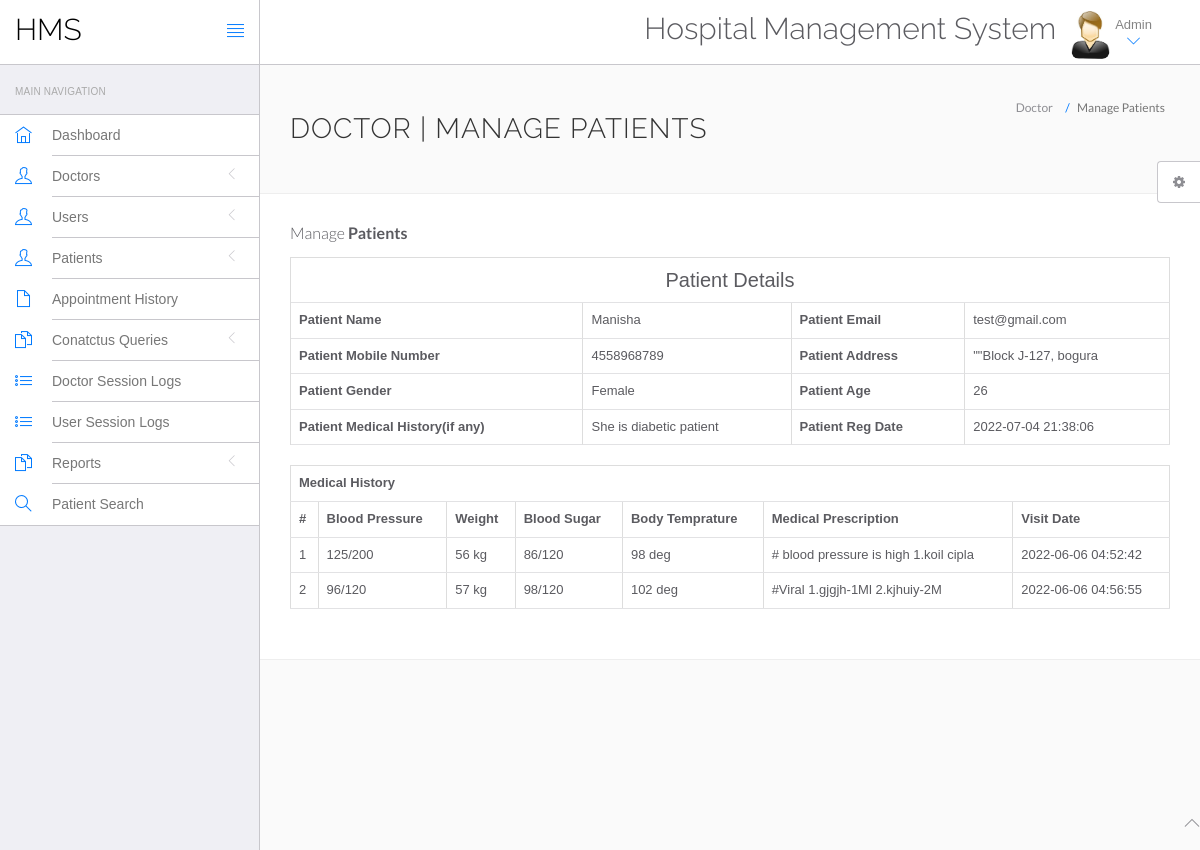
The app's page /hospital/hms/admin/view-patient.php?viewid=1 (signed in) with its own data.
### tables this page shows
CREATE TABLE `tblpatient` (
  `ID` int(10) NOT NULL,
  `Docid` int(10) DEFAULT NULL,
  `PatientName` varchar(200) DEFAULT NULL,
  `PatientContno` bigint(10) DEFAULT NULL,
  `PatientEmail` varchar(200) DEFAULT NULL,
  `PatientGender` varchar(50) DEFAULT NULL,
  `PatientAdd` mediumtext DEFAULT NULL,
  `PatientAge` int(10) DEFAULT NULL,
  `PatientMedhis` mediumtext DEFAULT NULL,
  `CreationDate` timestamp NULL DEFAULT current_timestamp(),
  `UpdationDate` timestamp NULL DEFAULT NULL ON UPDATE current_timestamp()
);

CREATE TABLE `tblmedicalhistory` (
  `ID` int(10) NOT NULL,
  `PatientID` int(10) DEFAULT NULL,
  `BloodPressure` varchar(200) DEFAULT NULL,
  `BloodSugar` varchar(200) NOT NULL,
  `Weight` varchar(100) DEFAULT NULL,
  `Temperature` varchar(200) DEFAULT NULL,
  `MedicalPres` mediumtext DEFAULT NULL,
  `CreationDate` timestamp NOT NULL DEFAULT current_timestamp() ON UPDATE current_timestamp()
);

### hospital/hms/admin/view-patient.php (the view, shortened to what this page needs)
<?php
include('include/config.php');
?>
<!DOCTYPE html>
<html lang="en">
	<head>
		<link rel="stylesheet" href="vendor/bootstrap/css/bootstrap.min.css">
		<link rel="stylesheet" href="vendor/fontawesome/css/font-awesome.min.css">
		<link rel="stylesheet" href="vendor/themify-icons/themify-icons.min.css">
		<link href="vendor/animate.css/animate.min.css" rel="stylesheet" media="screen">
		<link href="vendor/perfect-scrollbar/perfect-scrollbar.min.css" rel="stylesheet" media="screen">
		<link href="vendor/switchery/switchery.min.css" rel="stylesheet" media="screen">
		<link href="vendor/bootstrap-touchspin/jquery.bootstrap-touchspin.min.css" rel="stylesheet" media="screen">
		<link href="vendor/select2/select2.min.css" rel="stylesheet" media="screen">
		<link href="vendor/bootstrap-datepicker/bootstrap-datepicker3.standalone.min.css" rel="stylesheet" media="screen">
		<link href="vendor/bootstrap-timepicker/bootstrap-timepicker.min.css" rel="stylesheet" media="screen">
		<link rel="stylesheet" href="assets/css/styles.css">
		<link rel="stylesheet" href="assets/css/plugins.css">
		<link rel="stylesheet" href="assets/css/themes/theme-1.css" id="skin_color" />
	</head>
	<body>
		<div id="app">
<?php include('include/sidebar.php');?>
<div class="app-content">
<?php include('include/header.php');?>
<div class="main-content" >
<div class="wrap-content container" id="container">
<section id="page-title">
<div class="row">
<div class="col-sm-8">
<h1 class="mainTitle">Doctor | Manage Patients</h1>
</div>
<ol class="breadcrumb">
<li>
<span>Doctor</span>
</li>
<li class="active">
<span>Manage Patients</span>
</li>
</ol>
</div>
</section>
<div class="container-fluid container-fullw bg-white">
<div class="row">
<div class="col-md-12">
<h5 class="over-title margin-bottom-15">Manage <span class="text-bold">Patients</span></h5>
<?php
                               $vid=$_GET['viewid'];
                               $ret=mysqli_query($con,"select * from tblpatient where ID='$vid'");
$cnt=1;
while ($row=mysqli_fetch_array($ret)) {
                               ?>
<table border="1" class="table table-bordered">
 <tr align="center">
<td colspan="4" style="font-size:20px;color:blue">
 Patient Details</td></tr>
    <tr>
    <th scope>Patient Name</th>
    <td><?php  echo $row['PatientName'];?></td>
    <th scope>Patient Email</th>
    <td><?php  echo $row['PatientEmail'];?></td>
  </tr>
  <tr>
    <th scope>Patient Mobile Number</th>
    <td><?php  echo $row['PatientContno'];?></td>
    <th>Patient Address</th>
    <td><?php  echo $row['PatientAdd'];?></td>
  </tr>
    <tr>
    <th>Patient Gender</th>
    <td><?php  echo $row['PatientGender'];?></td>
    <th>Patient Age</th>
    <td><?php  echo $row['PatientAge'];?></td>
  </tr>
  <tr>
    <th>Patient Medical History(if any)</th>
    <td><?php  echo $row['PatientMedhis'];?></td>
     <th>Patient Reg Date</th>
    <td><?php  echo $row['CreationDate'];?></td>
  </tr>
<?php }?>
</table>
<?php
$ret=mysqli_query($con,"select * from tblmedicalhistory  where PatientID='$vid'");
 ?>
<table id="datatable" class="table table-bordered dt-responsive nowrap" style="border-collapse: collapse; border-spacing: 0; width: 100%;">
  <tr align="center">
   <th colspan="8" >Medical History</th>
  </tr>
  <tr>
    <th>#</th>
<th>Blood Pressure</th>
<th>Weight</th>
<th>Blood Sugar</th>
<th>Body Temprature</th>
<th>Medical Prescription</th>
<th>Visit Date</th>
</tr>
<?php
while ($row=mysqli_fetch_array($ret)) {
  ?>
<tr>
  <td><?php echo $cnt;?></td>
 <td><?php  echo $row['BloodPressure'];?></td>
 <td><?php  echo $row['Weight'];?></td>
 <td><?php  echo $row['BloodSugar'];?></td>
  <td><?php  echo $row['Temperature'];?></td>
  <td><?php  echo $row['MedicalPres'];?></td>
  <td><?php  echo $row['CreationDate'];?></td>
</tr>
<?php $cnt=$cnt+1;} ?>
</table>
</div>
</div>
</div>
</div>
</div>
</div>
</div>
	<?php include('include/footer.php');?>
	<?php include('include/setting.php');?>
	</body>
</html>

### hospital/hms/admin/assets/css/themes/theme-1.css (style rules this page uses)
body { background: #FAFAFA; }

### records on screen
tblpatient: PatientName "Manisha", PatientEmail "test@gmail.com", PatientContno "4558968789", PatientAdd "\"\"Block J-127, bogura", PatientGender "Female", PatientAge "26", PatientMedhis "She is diabetic patient", CreationDate "2022-07-04 21:38:06"
tblmedicalhistory: BloodPressure "125/200", Weight "56 kg", BloodSugar "86/120", Temperature "98 deg", MedicalPres "# blood pressure is high 1.koil cipla", CreationDate "2022-06-06 04:52:42"
tblmedicalhistory: BloodPressure "96/120", Weight "57 kg", BloodSugar "98/120", Temperature "102 deg", MedicalPres "#Viral 1.gjgjh-1Ml 2.kjhuiy-2M", CreationDate "2022-06-06 04:56:55"
